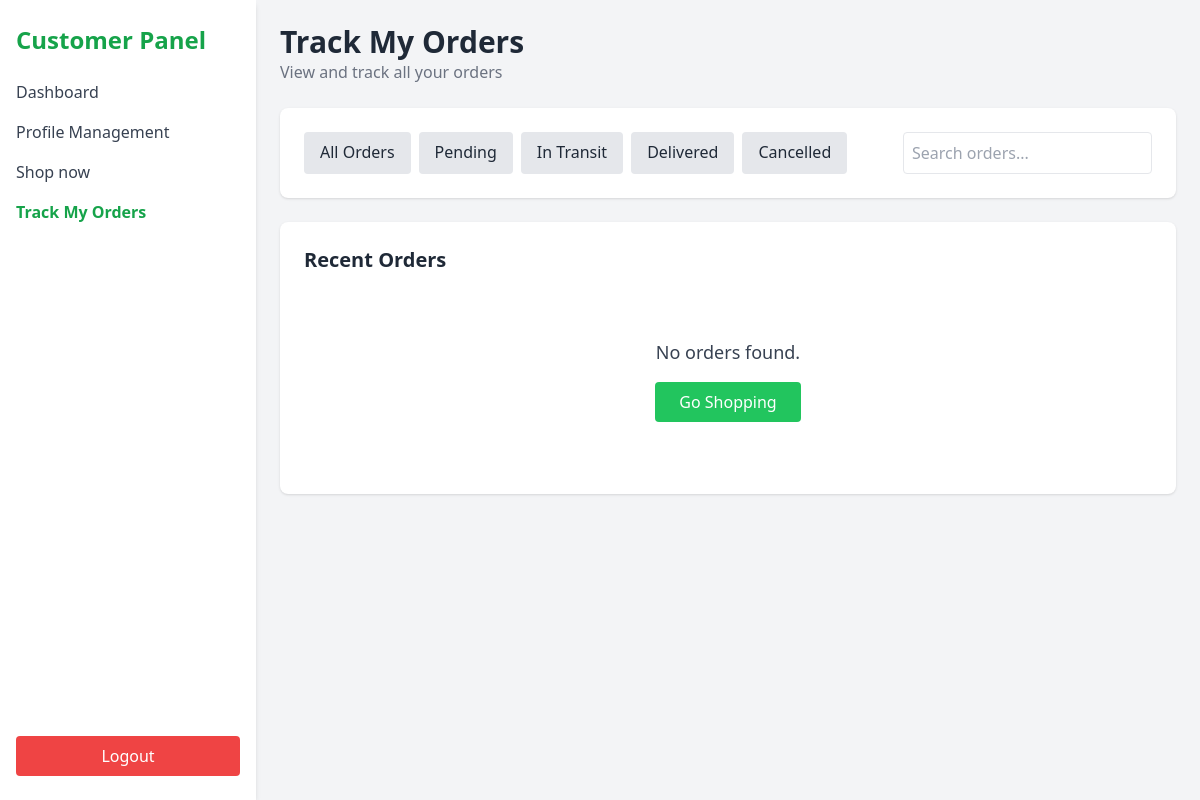
The page /track-orders (signed in) on the database as committed earlier.
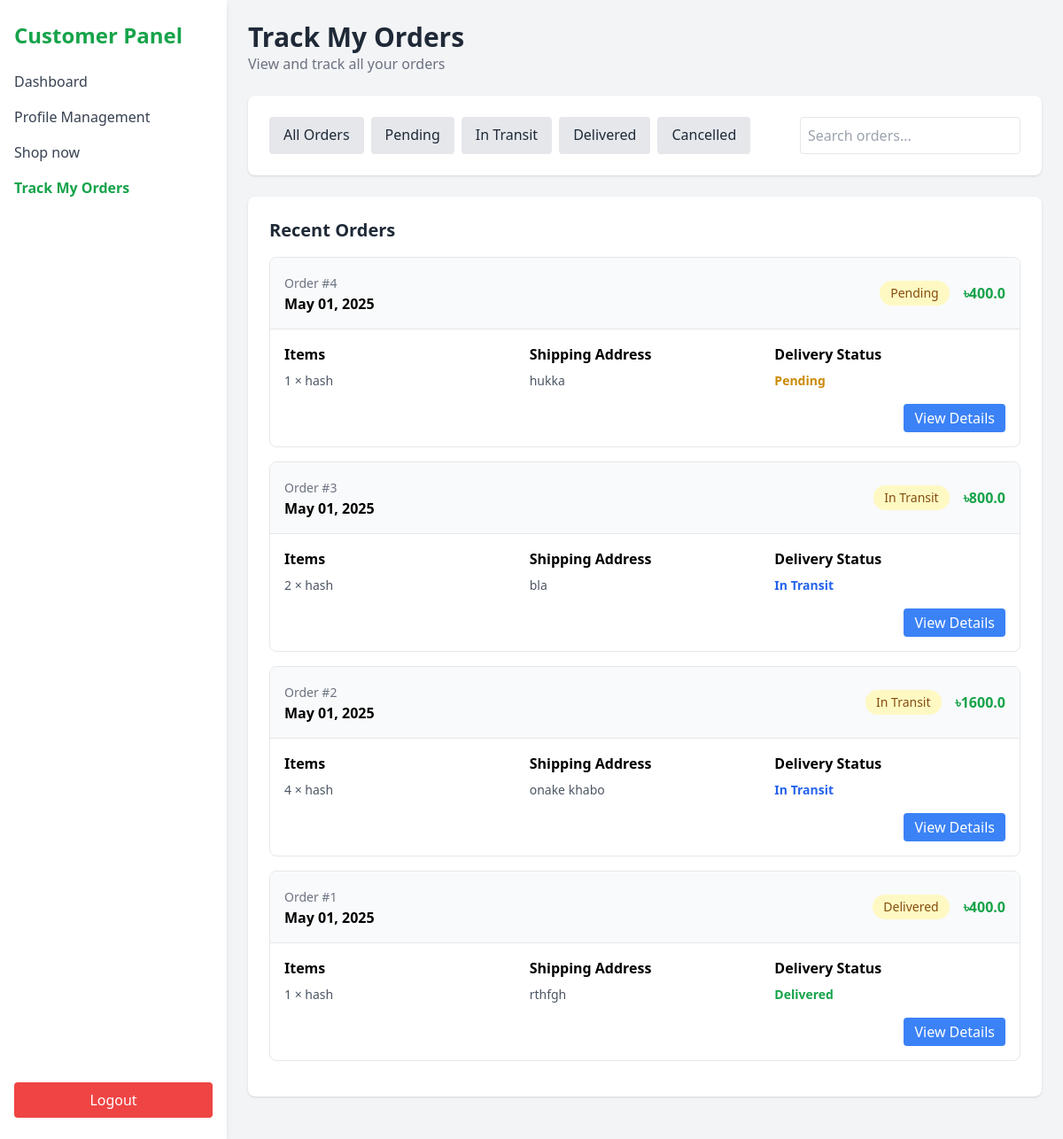
The same page on the database as committed later.
### models.py (models this page shows, shortened)
class Order(db.Model):
    id = db.Column(db.Integer, primary_key=True)
    customer_id = db.Column(db.Integer, db.ForeignKey('user.id'))
    delivery_man_id = db.Column(db.Integer, db.ForeignKey('user.id'))
    status = db.Column(db.String(20), default='Pending')  # Pending, In Transit, Delivered, Cancelled
    total_amount = db.Column(db.Float)
    shipping_address = db.Column(db.Text)
    order_date = db.Column(db.DateTime, default=datetime.utcnow)
    delivery_date = db.Column(db.DateTime)
    priority = db.Column(db.Enum(PriorityLevel), default=PriorityLevel.medium)
    customer = db.relationship('User', foreign_keys=[customer_id], backref='customer_orders')
    delivery_man = db.relationship('User', foreign_keys=[delivery_man_id], backref='delivery_orders')

class OrderItem(db.Model):
    id = db.Column(db.Integer, primary_key=True)
    order_id = db.Column(db.Integer, db.ForeignKey('order.id'))
    product_id = db.Column(db.Integer, db.ForeignKey('product.id'))
    quantity = db.Column(db.Integer, default=1)
    price = db.Column(db.Float)
    order = db.relationship('Order', backref='items')
    product = db.relationship('Product')

class Product(db.Model):
    id = db.Column(db.Integer, primary_key=True)
    name = db.Column(db.String(100), nullable=False)
    category = db.Column(db.String(100), nullable=False)
    quantity = db.Column(db.Integer, nullable=False)
    unit_price = db.Column(db.Float, nullable=False)
    product_description = db.Column(db.String(200), nullable=True)
    image = db.Column(db.String(100), nullable=True)  # Add this line for the image
    added_by = db.Column(db.Integer, db.ForeignKey('user.id'), nullable=False)

### app.py (the view)
@app.route('/track-orders')
def track_customer_orders():
    user_id = session.get('user_id')
    user = db.session.get(User, user_id)
    if not user or user.role != 'customer':
        return redirect(url_for('login'))
    status_filter = request.args.get('status')
    if status_filter and status_filter != 'All':
        orders = Order.query.filter_by(customer_id=user_id, status=status_filter).order_by(Order.order_date.desc()).all()
    else:
        orders = Order.query.filter_by(customer_id=user_id).order_by(Order.order_date.desc()).all()
    return render_template('track_orders.html', user=user, orders=orders)

### templates/track_orders.html (shortened to what the changed rows need)
<!DOCTYPE html>
<html lang="en">
<head>
  <script src="https://cdn.tailwindcss.com"></script>
</head>
<body class="bg-gray-100 min-h-screen">
  <div class="flex h-screen">
    <aside class="w-64 bg-white shadow-md px-4 py-6 flex flex-col h-full">
      <h1 class="text-2xl font-bold text-green-600 mb-6">Customer Panel</h1>
    </aside>
    <main class="flex-1 p-6 overflow-y-auto">
      <header class="mb-6">
        <h2 class="text-3xl font-semibold text-gray-800">Track My Orders</h2>
      </header>
      <section class="bg-white p-6 rounded-lg shadow mb-6">
        {% if orders %}
          {% for order in orders %}
          <div class="border rounded-lg mb-4 overflow-hidden">
            <div class="bg-gray-50 p-4 border-b flex justify-between items-center">
              <div>
                <span class="text-sm text-gray-500">Order #{{ order.id }}</span>
                <p class="font-semibold">{{ order.order_date.strftime('%B %d, %Y') }}</p>
              </div>
              <div class="flex items-center gap-4">
                <span class="bg-yellow-100 text-yellow-800 px-3 py-1 rounded-full text-sm">{{ order.status }}</span>
                <span class="font-bold text-green-600">৳{{ order.total_amount }}</span>
              </div>
            </div>
            <div class="p-4">
              <div class="flex flex-col md:flex-row gap-4 items-start">
                <div class="flex-1">
                  <h4 class="font-semibold mb-2">Items</h4>
                  <ul class="text-sm text-gray-600 space-y-1">
                    {% for item in order.items %}
                    <li>{{ item.quantity }} × {{ item.product.name }}</li>
                    {% endfor %}
                  </ul>
                </div>
                <div class="flex-1">
                  <h4 class="font-semibold mb-2">Shipping Address</h4>
                  <p class="text-sm text-gray-600">{{ order.shipping_address }}</p>
                </div>
                <div class="flex-1">
                  <h4 class="font-semibold mb-2">Delivery Status</h4>
                  <p class="text-sm font-semibold {% if order.status == 'Delivered' %}text-green-600{% elif order.status == 'In Transit' %}text-blue-600{% elif order.status == 'Cancelled' %}text-red-600{% else %}text-yellow-600{% endif %}">
                    {{ order.status }}
                  </p>
                </div>
              </div>
              <div class="mt-4 flex justify-end gap-2">
                <a href="{{ url_for('view_order_details', order_id=order.id) }}" class="bg-blue-500 text-white px-3 py-1 rounded hover:bg-blue-600">View Details</a>
              </div>
            </div>
          </div>
          {% endfor %}
        {% else %}
          <div class="text-center py-12">
            <h4 class="text-lg text-gray-700">No orders found.</h4>
            <a href="{{ url_for('shop') }}" class="mt-4 inline-block bg-green-500 text-white px-6 py-2 rounded hover:bg-green-600">
              Go Shopping
            </a>
          </div>
        {% endif %}
      </section>
    </main>
  </div>
</body>
</html>

Rows that differ between the two databases and show on the page:
added Order: id "4", order_date "May 01, 2025", status "Pending", total_amount "400.0", shipping_address "hukka"
added OrderItem: quantity "1", product.name "hash", shown under "4"
added Order: id "3", order_date "May 01, 2025", status "In Transit", total_amount "800.0", shipping_address "bla"
added OrderItem: quantity "2", product.name "hash", shown under "3"
added Order: id "2", order_date "May 01, 2025", status "In Transit", total_amount "1600.0", shipping_address "onake khabo"
added OrderItem: quantity "4", product.name "hash", shown under "2"
added Order: id "1", order_date "May 01, 2025", status "Delivered", total_amount "400.0", shipping_address "rthfgh"
added OrderItem: quantity "1", product.name "hash"
Other text that changed with them:
text no longer shown: "No orders found. Go Shopping"
